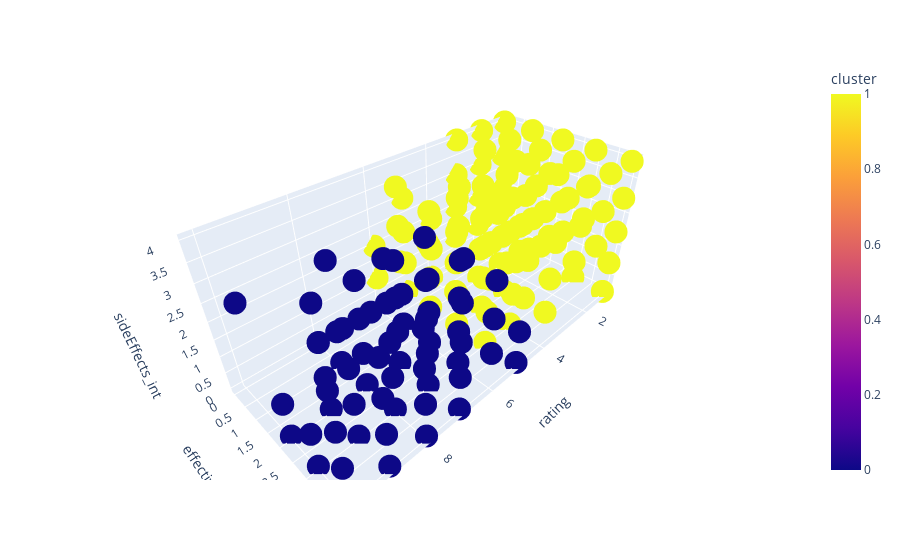

Notebook source saved alongside this figure:
### Code cell
import plotly.express as px

fig = px.scatter_3d(df_cluster, x="rating", y="effectiveness_int", z="sideEffects_int", color='cluster')
fig.show()

### Figure 1 — Plotly figure (JSON) as saved in the notebook; plotly's stock layout.template omitted (floating-point values rounded to 4 significant figures; data arrays with more than 128 entries replaced by an {"elided": "..."} marker saying what was removed)
{"data": [{"hovertemplate": "rating=%{x}<br>effectiveness_int=%{y}<br>sideEffects_int=%{z}<br>cluster=%{marker.color}<extra></extra>", "legendgroup": "", "marker": {"color": {"elided": "3076 int values"}, "coloraxis": "coloraxis", "symbol": "circle"}, "mode": "markers", "name": "", "scene": "scene", "showlegend": false, "type": "scatter3d", "x": {"elided": "3076 int values"}, "y": {"elided": "3076 int values"}, "z": {"elided": "3076 int values"}}], "layout": {"coloraxis": {"colorbar": {"title": {"text": "cluster"}}, "colorscale": [[0, "#0d0887"], [0.1111, "#46039f"], [0.2222, "#7201a8"], [0.3333, "#9c179e"], [0.4444, "#bd3786"], [0.5556, "#d8576b"], [0.6667, "#ed7953"], [0.7778, "#fb9f3a"], [0.8889, "#fdca26"], [1, "#f0f921"]]}, "legend": {"tracegroupgap": 0}, "margin": {"t": 60}, "scene": {"domain": {"x": [0, 1], "y": [0, 1]}, "xaxis": {"title": {"text": "rating"}}, "yaxis": {"title": {"text": "effectiveness_int"}}, "zaxis": {"title": {"text": "sideEffects_int"}}}}}
